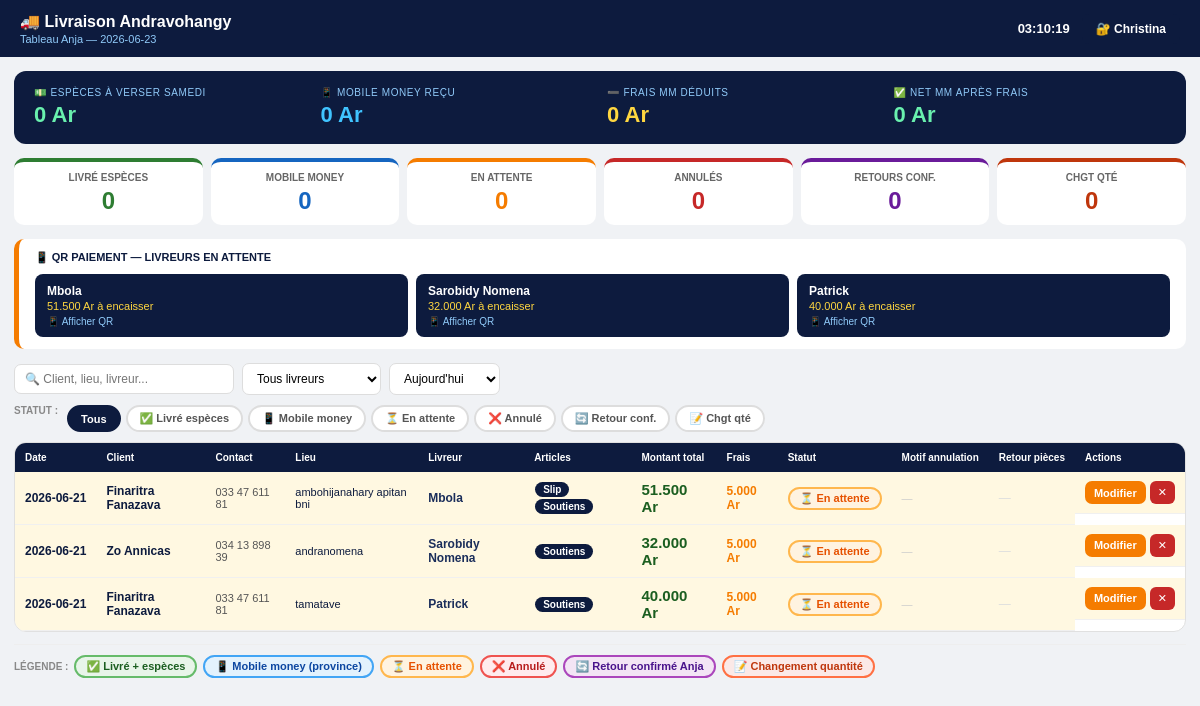
The app's page /anja, older data.
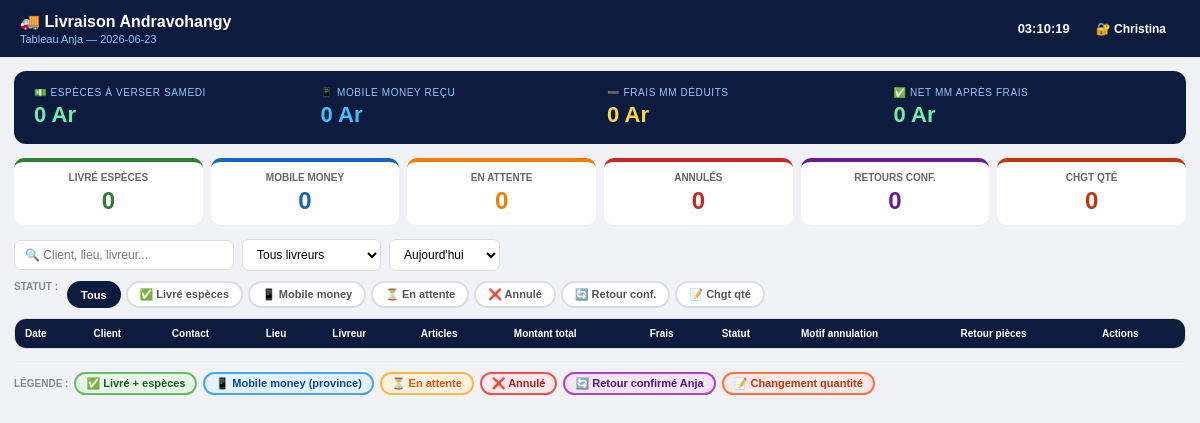
The same page, newer data.
### tables this page shows
CREATE TABLE commandes (
        id INTEGER PRIMARY KEY AUTOINCREMENT,
        date TEXT DEFAULT CURRENT_DATE,
        client TEXT DEFAULT '',
        contact TEXT DEFAULT '',
        adresse TEXT DEFAULT '',
        livreur TEXT DEFAULT '',
        frais INTEGER DEFAULT 0,
        paiement TEXT DEFAULT 'espece',
        coordonne TEXT DEFAULT 'non_recu',
        statut TEXT DEFAULT 'att',
        motif TEXT DEFAULT '',
        motif_autre TEXT DEFAULT '',
        retour_anja INTEGER DEFAULT 0,
        retour_christina INTEGER DEFAULT 0,
        montant_retour INTEGER DEFAULT 0,
        notes TEXT DEFAULT '',
        envoye_anja INTEGER DEFAULT 0
    );

### app.py (the view)
@app.route('/anja')
def anja():
    conn = get_db()
    today = date.today().strftime('%Y-%m-%d')
    rows = conn.execute('SELECT * FROM commandes WHERE envoye_anja=1 ORDER BY date DESC,id DESC').fetchall()
    commandes = []
    for r in rows:
        arts = get_articles(conn, r['id'])
        commandes.append({**dict(r), 'total':calc_total(arts), 'types':calc_types(arts)})
    frais_jour = conn.execute('''SELECT livreur,COUNT(*) nb,SUM(frais) tf
        FROM commandes WHERE date=? AND envoye_anja=1
        GROUP BY livreur ORDER BY livreur''',(today,)).fetchall()
    ca_esp = conn.execute('''SELECT COALESCE(SUM(a.qte*a.prix_unitaire),0)
        FROM articles a JOIN commandes c ON a.commande_id=c.id
        WHERE c.date=? AND c.statut='liv' AND c.envoye_anja=1''',(today,)).fetchone()[0]
    ca_mm = conn.execute('''SELECT COALESCE(SUM(a.qte*a.prix_unitaire),0)
        FROM articles a JOIN commandes c ON a.commande_id=c.id
        WHERE c.date=? AND c.statut IN ('mvola','orange','airtel') AND c.envoye_anja=1''',(today,)).fetchone()[0]
    frais_mm = conn.execute('''SELECT COALESCE(SUM(frais),0) FROM commandes
        WHERE date=? AND statut IN ('mvola','orange','airtel') AND envoye_anja=1''',(today,)).fetchone()[0]
    conn.close()
    return render_template('anja.html', commandes=commandes, livreurs=LIVREURS,
        today=today, frais_jour=frais_jour, motifs=MOTIFS,
        ca_esp=ca_esp, ca_mm=ca_mm, frais_mm=frais_mm)

### app.py (called while the page is built)
def get_db():
    conn = sqlite3.connect(DB)
    conn.row_factory = sqlite3.Row
    return conn

def get_articles(conn, cid):
    return conn.execute('SELECT * FROM articles WHERE commande_id=?',(cid,)).fetchall()

def calc_total(arts):
    return sum(a['qte']*a['prix_unitaire'] for a in arts)

def calc_types(arts):
    t = set()
    for a in arts:
        if 'Charme' in a['categorie']: t.add('Soutiens')
        elif 'Slip' in a['categorie']: t.add('Slip')
        elif 'Chaussette' in a['categorie']: t.add('Chaussette')
    return ' + '.join(sorted(t)) if t else '—'

### templates/anja.html (shortened to what this page needs)
<!DOCTYPE html>
<html lang="fr">
<head>
</head>
<body>
<div class="topbar">
  <div>
    <h1>🚚 Livraison Andravohangy</h1>
    <div style="font-size:11px;color:#90CAF9;margin-top:2px;">Tableau Anja — {{today}}</div>
  </div>
  <div style="display:flex;align-items:center;gap:12px;">
    <span style="color:#fff;font-size:13px;font-weight:600;" id="clock"></span>
    <a href="/moi" style="text-decoration:none;"><button class="btn-bn">🔐 Christina</button></a>
  </div>
</div>
<div class="container">
<div class="banner">
  <div class="bitem"><label>💵 Espèces à verser samedi</label><p style="color:#69F0AE;">{{"{:,}".format(ca_esp).replace(",",".")}} Ar</p></div>
  <div class="bitem"><label>📱 Mobile money reçu</label><p style="color:#40C4FF;">{{"{:,}".format(ca_mm).replace(",",".")}} Ar</p></div>
  <div class="bitem"><label>➖ Frais MM déduits</label><p style="color:#FFD740;">{{"{:,}".format(frais_mm).replace(",",".")}} Ar</p></div>
  <div class="bitem"><label>✅ Net MM après frais</label><p style="color:#69F0AE;">{{"{:,}".format(ca_mm - frais_mm).replace(",",".")}} Ar</p></div>
</div>
{% set cnt={'liv':0,'mm':0,'att':0,'ann':0,'ret':0,'chg':0} %}
<div class="stats">
  <div class="stat" style="border-top-color:#2E7D32;"><label>Livré espèces</label><p style="color:#2E7D32;">{{cnt.liv}}</p></div>
  <div class="stat" style="border-top-color:#1565C0;"><label>Mobile money</label><p style="color:#1565C0;">{{cnt.mm}}</p></div>
  <div class="stat" style="border-top-color:#F57C00;"><label>En attente</label><p style="color:#F57C00;">{{cnt.att}}</p></div>
  <div class="stat" style="border-top-color:#C62828;"><label>Annulés</label><p style="color:#C62828;">{{cnt.ann}}</p></div>
  <div class="stat" style="border-top-color:#6A1B9A;"><label>Retours conf.</label><p style="color:#6A1B9A;">{{cnt.ret}}</p></div>
  <div class="stat" style="border-top-color:#BF360C;"><label>Chgt qté</label><p style="color:#BF360C;">{{cnt.chg}}</p></div>
</div>
{% set livreurs_att = [] %}
{% if livreurs_att %}
<div style="background:#fff;border-radius:10px;padding:12px 16px;margin-bottom:14px;border-left:5px solid #F57C00;">
  <div style="font-size:11px;font-weight:800;color:#0D1B3E;margin-bottom:10px;text-transform:uppercase;">📱 QR Paiement — Livreurs en attente</div>
  <div style="display:grid;grid-template-columns:repeat(auto-fit,minmax(140px,1fr));gap:8px;">
    {% for livreur in livreurs_att %}
    {% set total_att = namespace(val=0) %}
    {% for cmd in commandes if cmd.statut in ['att','chg'] and cmd.livreur==livreur %}
      {% set total_att.val = total_att.val + cmd.total %}
    {% endfor %}
    <button onclick="showQRGroupe('{{livreur}}')" style="background:#0D1B3E;color:#fff;border:none;border-radius:8px;padding:10px 12px;cursor:pointer;text-align:left;">
      <div style="font-size:12px;font-weight:800;">{{livreur}}</div>
      <div style="font-size:11px;color:#FFD740;margin-top:2px;">{{"{:,}".format(total_att.val).replace(",",".")}} Ar à encaisser</div>
      <div style="font-size:10px;color:#90CAF9;margin-top:4px;">📱 Afficher QR</div>
    </button>
    {% endfor %}
  </div>
</div>
{% endif %}
<div class="toolbar">
  <input type="text" id="search" placeholder="🔍 Client, lieu, livreur..." oninput="filterTable()" style="width:220px;">
  <select id="fil-livreur" onchange="filterTable()">
    <option value="">Tous livreurs</option>
  </select>
  <select id="fil-date" onchange="filterTable()">
    <option value="{{today}}" selected>Aujourd'hui</option>
  </select>
</div>
<div class="filters">
  <span style="font-size:10px;color:#888;font-weight:800;margin-right:4px;">STATUT :</span>
  <button class="fbtn" id="fb-all" onclick="setFilter('',this)" style="background:#0D1B3E;color:#fff;border-color:#0D1B3E;">Tous</button>
  <button class="fbtn" onclick="setFilter('liv',this)">✅ Livré espèces</button>
  <button class="fbtn" onclick="setFilter('mm',this)">📱 Mobile money</button>
  <button class="fbtn" onclick="setFilter('att',this)">⏳ En attente</button>
  <button class="fbtn" onclick="setFilter('ann',this)">❌ Annulé</button>
  <button class="fbtn" onclick="setFilter('ret',this)">🔄 Retour conf.</button>
  <button class="fbtn" onclick="setFilter('chg',this)">📝 Chgt qté</button>
</div>
<div class="tbl-wrap">
<table id="main-table">
  <thead>
    <tr>
      <th>Date</th>
      <th>Client</th>
      <th>Contact</th>
      <th>Lieu</th>
      <th>Livreur</th>
      <th>Articles</th>
      <th>Montant total</th>
      <th>Frais</th>
      <th>Statut</th>
      <th>Motif annulation</th>
      <th>Retour pièces</th>
      <th>Actions</th>
    </tr>
  </thead>
  <tbody>
  {% for cmd in commandes %}
  {% if cmd.statut=='liv' %}{% set rc='row-liv' %}
  {% elif cmd.statut in ['mvola','orange','airtel'] %}{% set rc='row-mm' %}
  {% elif cmd.statut=='att' %}{% set rc='row-att' %}
  {% elif cmd.statut=='ann' %}{% set rc='row-ann' %}
  {% elif cmd.statut=='ret' %}{% set rc='row-ret' %}
  {% elif cmd.statut=='chg' %}{% set rc='row-chg' %}
  {% else %}{% set rc='' %}{% endif %}
  <tr class="{{rc}}" data-statut="{{cmd.statut}}" data-livreur="{{cmd.livreur}}" data-date="{{cmd.date}}" data-search="{{cmd.client}} {{cmd.adresse}} {{cmd.livreur}}">
    <td style="white-space:nowrap;font-weight:700;">{{cmd.date}}</td>
    <td><strong>{{cmd.client}}</strong></td>
    <td style="font-size:11px;color:#555;">{{cmd.contact}}</td>
    <td style="font-size:11px;">{{cmd.adresse}}</td>
    <td><strong style="color:#1a2d5a;">{{cmd.livreur}}</strong></td>
    <td>
      {% for t in cmd.types.split(' + ') if t != '—' %}
        <span class="type-pill">{{t}}</span>
      {% endfor %}
    </td>
    <td style="font-size:15px;font-weight:800;color:#1B5E20;">{{"{:,}".format(cmd.total).replace(",",".")}} Ar</td>
    <td style="font-weight:700;color:#F57C00;">{{"{:,}".format(cmd.frais).replace(",",".")}} Ar</td>
    <td>
      {% if cmd.statut=='liv' %}<span class="badge b-liv">✅ Livré espèces</span>
      {% elif cmd.statut=='mvola' %}<span class="badge b-mm">📱 Mvola</span>
      {% elif cmd.statut=='orange' %}<span class="badge b-mm">📱 Orange</span>
      {% elif cmd.statut=='airtel' %}<span class="badge b-mm">📱 Airtel</span>
      {% elif cmd.statut=='att' %}<span class="badge b-att">⏳ En attente</span>
      {% elif cmd.statut=='ann' %}<span class="badge b-ann">❌ Annulé</span>
      {% elif cmd.statut=='ret' %}<span class="badge b-ret">🔄 Retour conf.</span>
      {% elif cmd.statut=='chg' %}<span class="badge b-chg">📝 Chgt qté</span>
      {% endif %}
    </td>
    <td style="font-size:11px;color:#555;max-width:130px;">
      {% if cmd.motif %}<strong>{{cmd.motif}}</strong>{% if cmd.motif=='Autre' and cmd.motif_autre %}<br><em style="color:#888;">{{cmd.motif_autre}}</em>{% endif %}{% else %}<span style="color:#ccc;">—</span>{% endif %}
    </td>
    <td>
      {% if cmd.statut in ['ann','ret','chg'] %}
        {% if cmd.retour_anja %}
          <div style="font-size:11px;">
            <span style="color:#2E7D32;font-weight:800;">✓ Anja</span><br>
            {% if cmd.retour_christina %}<span style="color:#2E7D32;font-weight:800;">✓ Christina</span>
            {% else %}<span style="color:#F57C00;font-weight:700;">⏳ Christina...</span>{% endif %}
          </div>
        {% else %}
          <form method="POST" action="/anja/confirmer_retour/{{cmd.id}}">
            <button type="submit" class="btn-vt">✓ Je confirme</button>
          </form>
        {% endif %}
      {% else %}<span style="color:#ddd;">—</span>{% endif %}
    </td>
    <td style="display:flex;gap:4px;">
      <button class="btn-or" style="font-size:11px;padding:5px 9px;" onclick="openStatut({{cmd.id}},'{{cmd.statut}}')">Modifier</button>
      <form method="POST" action="/anja/supprimer/{{cmd.id}}" onsubmit="return confirm('Supprimer ?')">
        <button type="submit" class="btn-rg">✕</button>
      </form>
    </td>
  </tr>
  {% endfor %}
  </tbody>
</table>
</div>
<div class="legend">
  <span style="font-size:10px;color:#888;font-weight:800;">LÉGENDE :</span>
  <span class="badge b-liv">✅ Livré + espèces</span>
  <span class="badge b-mm">📱 Mobile money (province)</span>
  <span class="badge b-att">⏳ En attente</span>
  <span class="badge b-ann">❌ Annulé</span>
  <span class="badge b-ret">🔄 Retour confirmé Anja</span>
  <span class="badge b-chg">📝 Changement quantité</span>
</div>
</div>
</body>
</html>

### templates/anja.html (style rules this page uses)
* { box-sizing:border-box;margin:0;padding:0;font-family:Arial,sans-serif; }
body { background:#F0F2F5;font-size:13px;color:#0D1B3E; }
.topbar { background:#0D1B3E;color:#fff;padding:12px 20px;display:flex;align-items:center;justify-content:space-between;flex-wrap:wrap;gap:8px; }
.topbar h1 { font-size:16px;font-weight:800; }
.container { max-width:1500px;margin:0 auto;padding:14px; }
.banner { background:#0D1B3E;border-radius:12px;padding:16px 20px;display:grid;grid-template-columns:repeat(auto-fit,minmax(160px,1fr));gap:14px;margin-bottom:14px; }
.bitem label { font-size:10px;color:#90CAF9;text-transform:uppercase;letter-spacing:.06em;display:block;margin-bottom:4px; }
.bitem p { font-size:22px;font-weight:800;color:#fff; }
.stats { display:grid;grid-template-columns:repeat(6,1fr);gap:8px;margin-bottom:14px; }
.stat { background:#fff;border-radius:10px;padding:10px 12px;text-align:center;border-top:4px solid #eee; }
.stat label { font-size:10px;color:#666;text-transform:uppercase;display:block;margin-bottom:4px;font-weight:600; }
.stat p { font-size:24px;font-weight:800; }
.toolbar { display:flex;gap:8px;margin-bottom:10px;flex-wrap:wrap;align-items:center; }
.toolbar input,.toolbar select { font-size:12px;padding:7px 10px;border-radius:7px;border:1.5px solid #ddd;background:#fff; }
.btn-bn { background:#0D1B3E;color:#fff;border:none;padding:8px 14px;border-radius:7px;cursor:pointer;font-size:12px;font-weight:700; }
.filters { display:flex;gap:5px;flex-wrap:wrap;margin-bottom:10px; }
.fbtn { font-size:11px;padding:5px 12px;border-radius:20px;border:2px solid #ddd;background:#fff;cursor:pointer;color:#555;font-weight:600; }
.tbl-wrap { background:#fff;border-radius:12px;overflow:hidden;border:1px solid #e0e0e0; }
table { width:100%;border-collapse:collapse; }
th { font-size:10px;color:#fff;background:#0D1B3E;padding:9px 10px;text-align:left;white-space:nowrap;font-weight:700; }
.badge { display:inline-flex;align-items:center;font-size:11px;font-weight:800;padding:3px 10px;border-radius:20px;white-space:nowrap; }
.b-liv { background:#E8F5E9;color:#1B5E20;border:2px solid #66BB6A; }
.b-mm { background:#E3F2FD;color:#0D47A1;border:2px solid #42A5F5; }
.b-att { background:#FFF3E0;color:#E65100;border:2px solid #FFB74D; }
.b-ann { background:#FFEBEE;color:#B71C1C;border:2px solid #EF5350; }
.b-ret { background:#F3E5F5;color:#4A148C;border:2px solid #AB47BC; }
.b-chg { background:#FBE9E7;color:#BF360C;border:2px solid #FF7043; }
.legend { display:flex;flex-wrap:wrap;gap:6px;margin-top:12px;padding-top:10px;border-top:1px solid #eee;align-items:center; }

Row changes from the older to the newer data that the page shows:
removed commandes: livreur "Mbola", val "51.500", date "2026-06-21", client "Finaritra Fanazava", contact "033 47 611 81", adresse "ambohijanahary apitan bni", t "Slip" "Soutiens", total "51.500", frais "5.000", statut "⏳ En attente"
removed commandes: livreur "Sarobidy Nomena", val "32.000", date "2026-06-21", client "Zo Annicas", contact "034 13 898 39", adresse "andranomena", t "Soutiens", total "32.000", frais "5.000", statut "⏳ En attente"
removed commandes: livreur "Patrick", val "40.000", date "2026-06-21", client "Finaritra Fanazava", contact "033 47 611 81", adresse "tamatave", t "Soutiens", total "40.000", frais "5.000", statut "⏳ En attente"
Text that changed along with them:
text no longer shown: "📱 QR PAIEMENT — LIVREURS EN ATTENTE"
